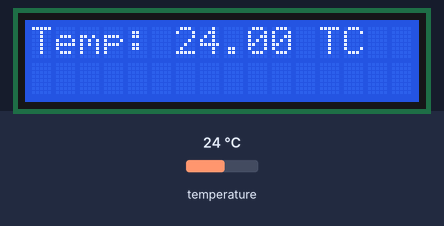
Bench run of a sketch on a simulated Arduino Uno, built with avr-gcc and run on an emulated ATmega328P. On the bench: 16×2 character LCD. The test bench sets the inputs (shaded band); at power-on: temperature 24 °C.

Above: at 1.2 s.
1.3 s: temperature set to 12 °C
At 2.6 s:
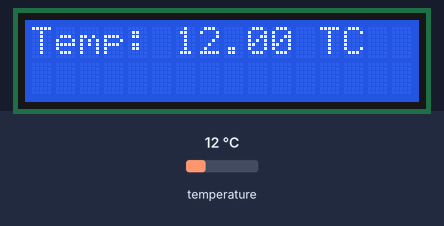
3.6 s: temperature set to 19 °C
At 5.4 s:
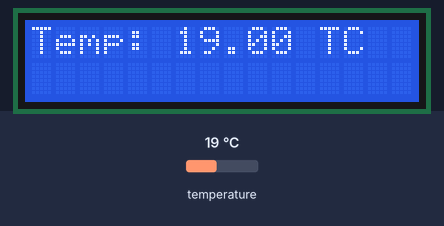
6.1 s: temperature set to 28 °C
At 8.3 s:
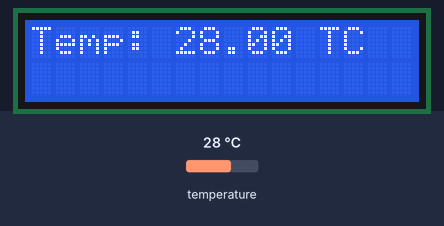
Timing chart, 0 to 9.8 s (numbered marks = the images above; inputs shaded):
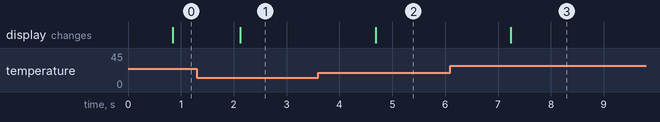

The sketch:

Temperature_Sensor_DS18B20.ino
```cpp
#include <OneWire.h>
#include <DallasTemperature.h>
#include <LiquidCrystal_I2C.h>

#define ONE_WIRE_BUS 2 // Data wire is plugged into digital pin 2 on the Arduino

LiquidCrystal_I2C lcd(0x27,16,2);  // set the LCD address to 0x3F for a 16 chars and 2 line display
OneWire oneWire(ONE_WIRE_BUS); // Setup a oneWire instance to communicate with any OneWire device
DallasTemperature sensors(&oneWire); // Pass oneWire reference to DallasTemperature library

byte degree_celcius[8] = {
  0b11110,
  0b10010,
  0b10010,
  0b11110,
  0b00000,
  0b00000,
  0b00000,
  0b00000
};

void setup() {
  lcd.init();
  lcd.clear();
  lcd.backlight();
}

void loop() {
  sensors.requestTemperatures(); // Send the command to get temperatures

  lcd.setCursor(0, 0);
  lcd.print("Temp:");

  lcd.setCursor(6, 0);
  lcd.print(sensors.getTempCByIndex(0));

  lcd.setCursor(12, 0);
  lcd.write(degree_celcius[8]);
  lcd.setCursor(13, 0);
  lcd.print("C");

  delay(500);
}
```

Measured:
- after the input at 1.3 s, the display: changes after 0.83 s (image 1)
- after the input at 3.6 s, the display: changes after 1.1 s (image 2)
- after the input at 6.1 s, the display: changes after 1.1 s (image 3)
